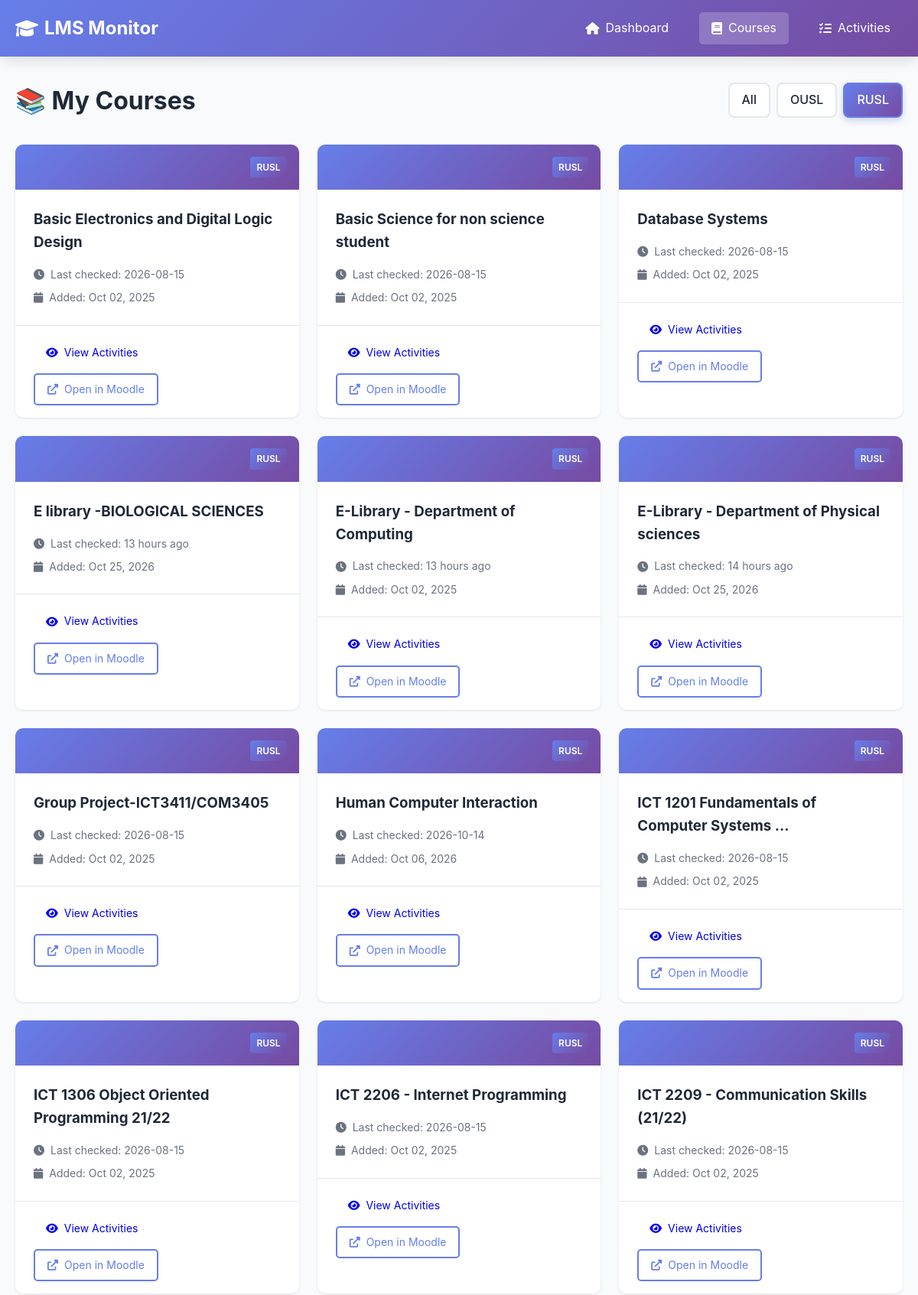
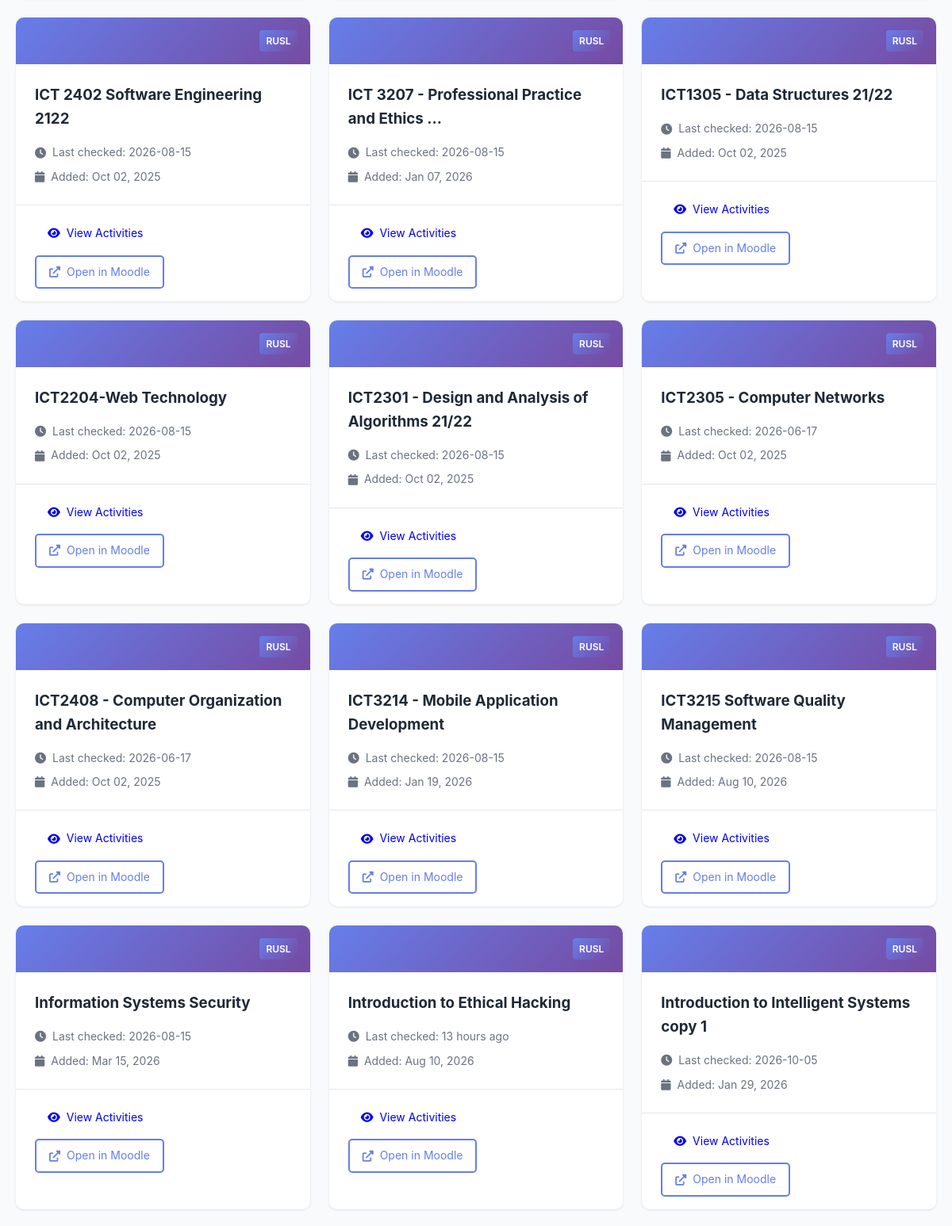
The page /courses?lms=RUSL (upper part) on the database as committed earlier (2 pictures, top to bottom).
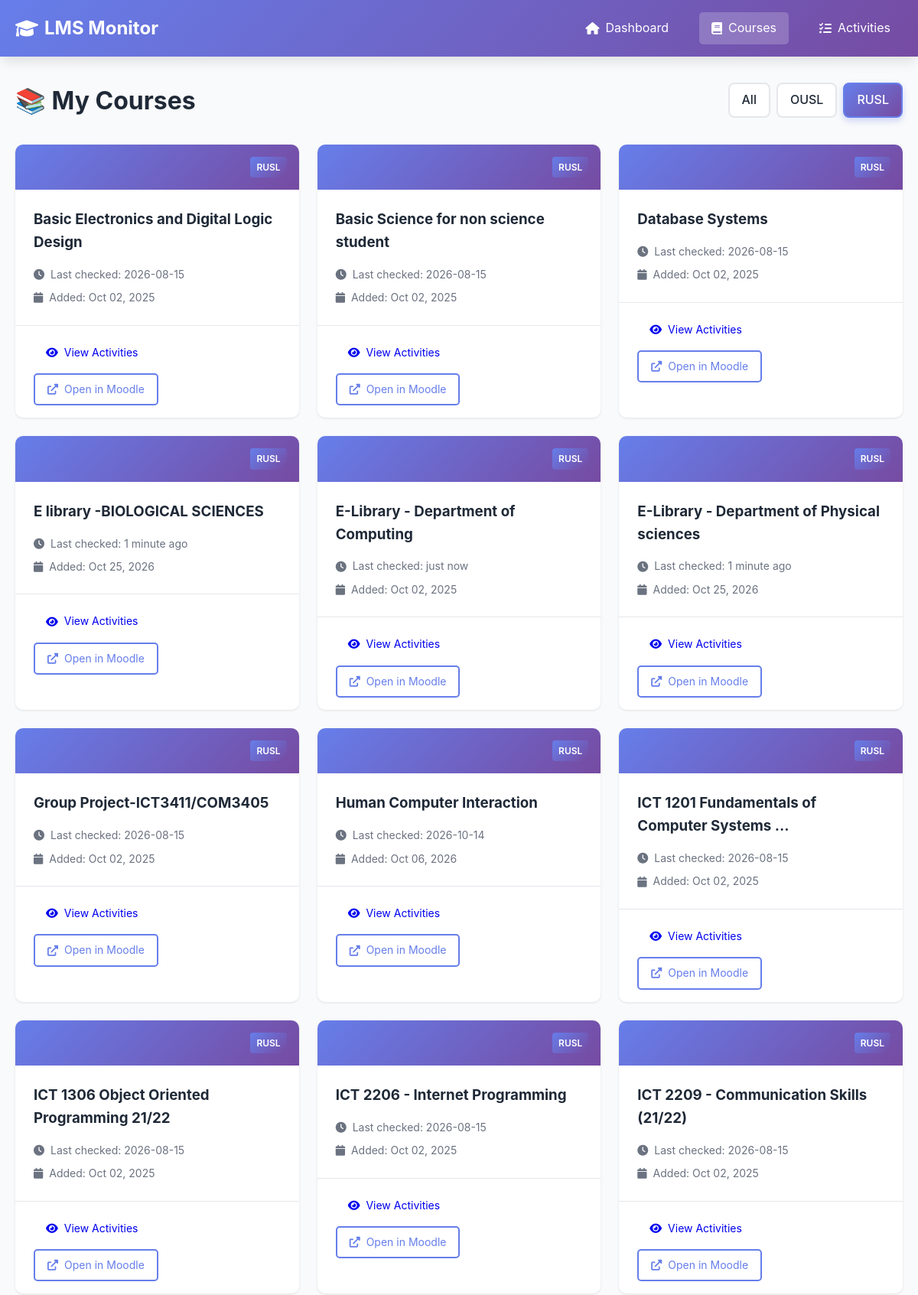
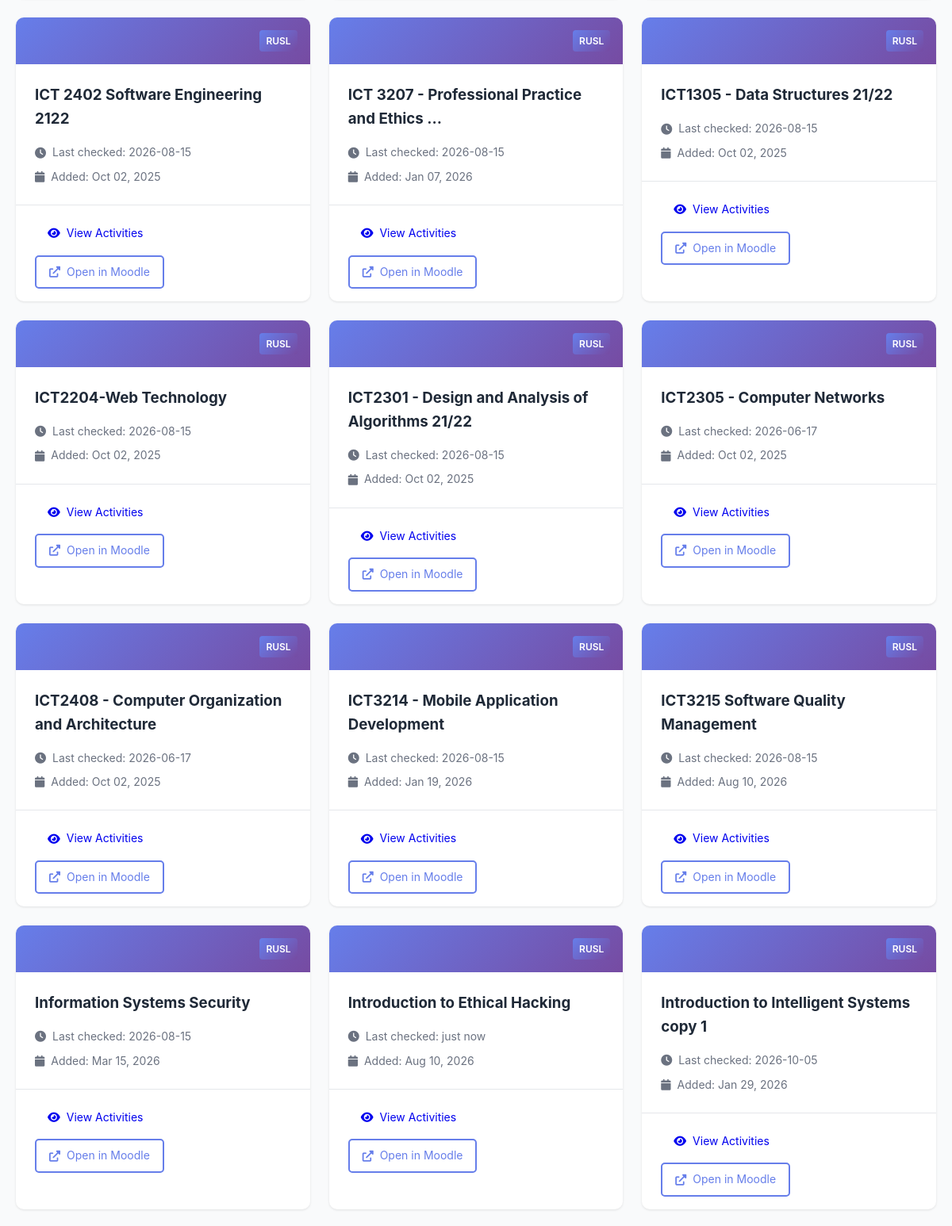
The same page on the database as committed later (2 pictures, top to bottom).
### tables this page shows
CREATE TABLE courses (
                id INTEGER PRIMARY KEY AUTOINCREMENT,
                course_id TEXT UNIQUE NOT NULL,
                lms_name TEXT NOT NULL,
                course_name TEXT NOT NULL,
                course_url TEXT,
                first_seen TIMESTAMP DEFAULT CURRENT_TIMESTAMP,
                last_checked TIMESTAMP DEFAULT CURRENT_TIMESTAMP
            );

### app.py (the view)
@app.route('/courses')
def courses():
    lms_filter = request.args.get('lms', None)
    courses_list = db.get_all_courses(lms_name=lms_filter)
    return render_template('courses.html', courses=courses_list, lms_filter=lms_filter)

### app.py (called while the page is built)
@app.template_filter('datetime')
def format_datetime(value, format='%Y-%m-%d %H:%M:%S'):
    if value is None:
        return ''
    if isinstance(value, str):
        try:
            value = datetime.fromisoformat(value.replace('Z', '+00:00'))
        except:
            return value
    if value.tzinfo is None:
        from datetime import timezone
        value = value.replace(tzinfo=timezone.utc)
    from datetime import timezone, timedelta
    colombo_tz = timezone(timedelta(hours=5, minutes=30))
    local_time = value.astimezone(colombo_tz)
    return local_time.strftime(format)

### database.py (called while the page is built)
    def get_connection(self):
        return sqlite3.connect(self.db_path)

    def get_all_courses(self, lms_name: str = None) -> List[Dict[str, Any]]:
        conn = self.get_connection()
        cursor = conn.cursor()
        if lms_name:
            cursor.execute("""
                SELECT course_id, lms_name, course_name, course_url, first_seen, last_checked
                FROM courses
                WHERE lms_name = ?
                ORDER BY course_name
            """, (lms_name,))
        else:
            cursor.execute("""
                SELECT course_id, lms_name, course_name, course_url, first_seen, last_checked
                FROM courses
                ORDER BY lms_name, course_name
            """)
        columns = [desc[0] for desc in cursor.description]
        courses = [dict(zip(columns, row)) for row in cursor.fetchall()]
        conn.close()
        return courses

### templates/courses.html (shortened to what this page needs)
{% extends "base.html" %}  {% block content %}
<div class="page-header">
  <h1>📚 My Courses</h1>
  <div class="filters">
    <a
      href="/courses"
      class="filter-btn {% if not lms_filter %}active{% endif %}"
      >All</a
    >
    <a
      href="/courses?lms=OUSL"
      class="filter-btn {% if lms_filter == 'OUSL' %}active{% endif %}"
      >OUSL</a
    >
    <a
      href="/courses?lms=RUSL"
      class="filter-btn {% if lms_filter == 'RUSL' %}active{% endif %}"
      >RUSL</a
    >
  </div>
</div>
{% if courses %}
<div class="courses-grid">
  {% for course in courses %}
  <div class="course-card">
    <div class="course-header">
      <div class="lms-badge">{{ course.lms_name }}</div>
    </div>
    <div class="course-body">
      <h3>{{ course.course_name }}</h3>
      <div class="course-meta">
        <p>
          <i class="fas fa-clock"></i> Last checked: {{
          course.last_checked|timeago }}
        </p>
        <p>
          <i class="fas fa-calendar"></i> Added: {{
          course.first_seen|datetime('%b %d, %Y') }}
        </p>
      </div>
    </div>
    <div class="course-footer">
      <a href="/course/{{ course.course_id }}" class="btn btn-small">
        <i class="fas fa-eye"></i> View Activities
      </a>
      {% if course.course_url %}
      <a
        href="{{ course.course_url }}"
        target="_blank"
        class="btn btn-small btn-outline"
      >
        <i class="fas fa-external-link-alt"></i> Open in Moodle
      </a>
      {% endif %}
    </div>
  </div>
  {% endfor %}
</div>
{% endif %} {% endblock %}

### templates/base.html (shortened to what this page needs)
<!DOCTYPE html>
<html lang="en">
  <head>
    <link
      rel="stylesheet"
      href="{{ url_for('static', filename='style.css') }}"
    />
    <link
      rel="stylesheet"
      href="https://cdnjs.cloudflare.com/ajax/libs/font-awesome/6.0.0/css/all.min.css"
    />
  </head>
  <body>
    <nav class="navbar">
      <div class="container">
        <div class="nav-brand">
          <i class="fas fa-graduation-cap"></i>
          <span>LMS Monitor</span>
        </div>
        <ul class="nav-menu">
          <li>
            <a
              href="/"
              class="{% if request.endpoint == 'index' %}active{% endif %}"
            >
              <i class="fas fa-home"></i> Dashboard
            </a>
          </li>
          <li>
            <a
              href="/courses"
              class="{% if request.endpoint == 'courses' %}active{% endif %}"
            >
              <i class="fas fa-book"></i> Courses
            </a>
          </li>
          <li>
            <a
              href="/activities"
              class="{% if request.endpoint == 'activities' %}active{% endif %}"
            >
              <i class="fas fa-tasks"></i> Activities
            </a>
          </li>
        </ul>
      </div>
    </nav>
    <main class="main-content">
      <div class="container">{% block content %}{% endblock %}</div>
    </main>
  </body>
</html>

### static/style.css (style rules this page uses)
:root { --primary-color: #667eea; --secondary-color: #764ba2; --accent-color: #f093fb; --success-color: #10b981; --danger-color: #ef4444; --warning-color: #f59e0b; --info-color: #3b82f6; --text-color: #1f2937; --text-light: #6b7280; --bg-color: #f9fafb; --card-bg: #ffffff; --border-color: #e5e7eb; --shadow: 0 1px 3px rgba(0, 0, 0, 0.1); --shadow-lg: 0 10px 15px -3px rgba(0, 0, 0, 0.1); }
* { margin: 0; padding: 0; box-sizing: border-box; }
body { font-family: -apple-system, BlinkMacSystemFont, "Segoe UI", Roboto, "Helvetica Neue", Arial, sans-serif; line-height: 1.6; color: var(--text-color); background-color: var(--bg-color); }
.container { max-width: 1200px; margin: 0 auto; padding: 0 20px; }
.navbar { background: linear-gradient( 135deg, var(--primary-color) 0%, var(--secondary-color) 100% ); color: white; padding: 1rem 0; box-shadow: var(--shadow-lg); }
.navbar .container { display: flex; justify-content: space-between; align-items: center; }
.nav-brand { font-size: 1.5rem; font-weight: bold; display: flex; align-items: center; gap: 0.5rem; }
.nav-menu { display: flex; list-style: none; gap: 1.5rem; }
.nav-menu a { color: white; text-decoration: none; padding: 0.5rem 1rem; border-radius: 5px; transition: background 0.3s; display: flex; align-items: center; gap: 0.5rem; }
.nav-menu a:hover, .nav-menu a.active { background: rgba(255, 255, 255, 0.2); }
.main-content { min-height: calc(100vh - 160px); padding: 2rem 0; }
.page-header { display: flex; justify-content: space-between; align-items: center; margin-bottom: 2rem; flex-wrap: wrap; gap: 1rem; }
.page-header h1 { font-size: 2rem; color: var(--text-color); }
.btn { padding: 0.75rem 1.5rem; border: none; border-radius: 5px; cursor: pointer; font-size: 1rem; text-decoration: none; display: inline-flex; align-items: center; gap: 0.5rem; transition: all 0.3s; }
.btn-small { padding: 0.5rem 1rem; font-size: 0.875rem; }
.btn-outline { background: transparent; border: 2px solid var(--primary-color); color: var(--primary-color); }
.lms-badge { background: var(--secondary-color); color: white; padding: 0.25rem 0.5rem; border-radius: 3px; font-size: 0.75rem; font-weight: 600; }
.courses-grid { display: grid; grid-template-columns: repeat(auto-fill, minmax(300px, 1fr)); gap: 1.5rem; }
.course-card { background: var(--card-bg); border-radius: 10px; box-shadow: var(--shadow); overflow: hidden; transition: transform 0.3s; }
.course-header { background: linear-gradient( 135deg, var(--primary-color) 0%, var(--secondary-color) 100% ); padding: 1rem; display: flex; justify-content: flex-end; }
.course-body { padding: 1.5rem; }
.course-body h3 { margin-bottom: 1rem; color: var(--text-color); }
.course-meta { display: flex; flex-direction: column; gap: 0.5rem; }
.course-meta p { color: var(--text-light); font-size: 0.875rem; display: flex; align-items: center; gap: 0.5rem; }
.course-footer { padding: 1rem 1.5rem; border-top: 1px solid var(--border-color); display: flex; gap: 0.5rem; flex-wrap: wrap; }
.filters { display: flex; gap: 0.5rem; }
.filters .filter-btn { padding: 0.5rem 1rem; border: 2px solid var(--border-color); background: var(--card-bg); color: var(--text-color); border-radius: 8px; text-decoration: none; transition: all 0.3s; font-weight: 500; display: inline-flex; align-items: center; justify-content: center; }
.filters .filter-btn.active { border-color: var(--primary-color); color: white; background: linear-gradient(135deg, var(--primary-color), var(--secondary-color)); box-shadow: 0 4px 8px rgba(102, 126, 234, 0.3); }
.lms-badge { display: inline-block; padding: 0.25rem 0.5rem; background: linear-gradient(135deg, #667eea, #764ba2); color: white; border-radius: 4px; font-size: 0.75rem; font-weight: 600; margin-left: 0.5rem; }

Rows that differ between the two databases and show on the page:
changed courses "E library -BIOLOGICAL SCIENCES": last_checked "13 hours ago" → "1 minute ago"
changed courses "E-Library - Department of Computing": last_checked "13 hours ago" → "just now"
changed courses "E-Library - Department of Physical sciences": last_checked "14 hours ago" → "1 minute ago"
changed courses "Introduction to Ethical Hacking": last_checked "13 hours ago" → "just now"
